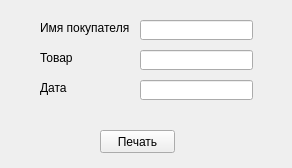
<?xml version="1.0" encoding="UTF-8"?>
<ui version="4.0">
 <class>PechatPRForm</class>
 <widget class="QWidget" name="PechatPRForm">
  <property name="geometry">
   <rect>
    <x>0</x>
    <y>0</y>
    <width>292</width>
    <height>168</height>
   </rect>
  </property>
  <property name="windowTitle">
   <string>Form</string>
  </property>
  <widget class="QPushButton" name="pushButton">
   <property name="geometry">
    <rect>
     <x>100</x>
     <y>130</y>
     <width>75</width>
     <height>23</height>
    </rect>
   </property>
   <property name="text">
    <string>Печать</string>
   </property>
  </widget>
  <widget class="QLabel" name="label_2">
   <property name="geometry">
    <rect>
     <x>40</x>
     <y>20</y>
     <width>91</width>
     <height>16</height>
    </rect>
   </property>
   <property name="text">
    <string>Имя покупателя</string>
   </property>
  </widget>
  <widget class="QLabel" name="label_3">
   <property name="geometry">
    <rect>
     <x>40</x>
     <y>80</y>
     <width>91</width>
     <height>16</height>
    </rect>
   </property>
   <property name="text">
    <string>Дата</string>
   </property>
  </widget>
  <widget class="QLineEdit" name="lineEdit_3">
   <property name="geometry">
    <rect>
     <x>140</x>
     <y>80</y>
     <width>113</width>
     <height>20</height>
    </rect>
   </property>
  </widget>
  <widget class="QLineEdit" name="lineEdit_2">
   <property name="geometry">
    <rect>
     <x>140</x>
     <y>20</y>
     <width>113</width>
     <height>20</height>
    </rect>
   </property>
  </widget>
  <widget class="QLabel" name="label_4">
   <property name="geometry">
    <rect>
     <x>40</x>
     <y>50</y>
     <width>91</width>
     <height>16</height>
    </rect>
   </property>
   <property name="text">
    <string>Товар</string>
   </property>
  </widget>
  <widget class="QLineEdit" name="lineEdit_4">
   <property name="geometry">
    <rect>
     <x>140</x>
     <y>50</y>
     <width>113</width>
     <height>20</height>
    </rect>
   </property>
  </widget>
 </widget>
 <resources/>
 <connections/>
</ui>
